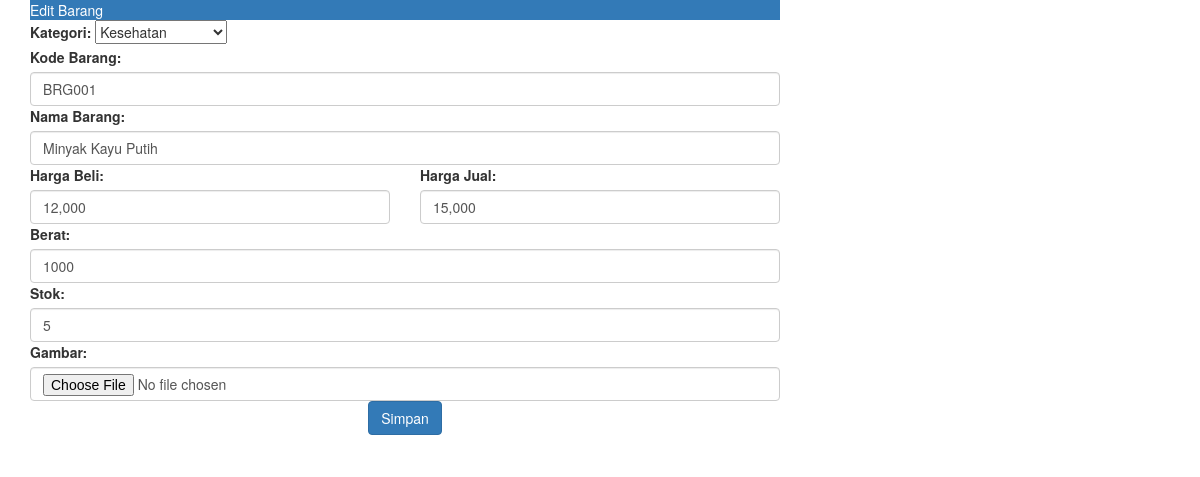
Page /page/admin/edit_product.php?id=11 on the committed database.
### tables this page shows
CREATE TABLE `produk` (
  `id_produk` int(11) NOT NULL,
  `id_ketegori` int(11) NOT NULL,
  `kode_barang` varchar(50) NOT NULL,
  `nama_barang` varchar(100) NOT NULL,
  `harga_beli` decimal(10,2) NOT NULL,
  `harga` decimal(10,2) DEFAULT NULL,
  `berat` int(11) NOT NULL,
  `stok` int(11) NOT NULL,
  `gambar` text DEFAULT NULL
);

### page/admin/edit_product.php (the view, shortened to what this page needs)
<link href="../../css/bootstrap.min.css" rel="stylesheet">
<?php
include "../../conn_terresa.php";
$e = $_GET['id'];
$edit = mysqli_query($conn, "SELECT * FROM produk WHERE id_produk='$e'");
$produk = mysqli_fetch_assoc($edit);
?>
<div class="container mt-5">
    <div class="row justify-content-center">
        <div class="col-md-8">
            <div class="card">
                <div class="card-header bg-primary text-white">
                    Edit Barang
                </div>
                <div class="card-body">
                    <form action="update_product.php" method="post" enctype="multipart/form-data">
                        <div class="mb-3">
                            <label for="kategori" class="form-label">Kategori:</label>
                            <select name="kategori" class="form-select">
                                <?php
                                $d = mysqli_query($conn, "SELECT * FROM kategori");
                                while ($data = mysqli_fetch_assoc($d)) {
                                ?>
                                    <option><?php echo $data['kategori']; ?></option>
                                <?php } ?>
                            </select>
                        </div>
                        <div class="mb-3">
                            <label for="kode_barang" class="form-label">Kode Barang:</label>
                            <input type="text" name="kode_barang" class="form-control" value="<?php echo $produk['kode_barang']; ?>">
                        </div>
                        <div class="mb-3">
                            <label for="nama_barang" class="form-label">Nama Barang:</label>
                            <input type="text" name="nama_barang" class="form-control" value="<?php echo $produk['nama_barang']; ?>">
                        </div>
                        <div class="row">
                            <div class="col-md-6">
                                <div class="mb-3">
                                    <label for="harga_beli" class="form-label">Harga Beli:</label>
                                    <input type="text" name="harga_beli" class="form-control" value="<?php echo number_format($produk['harga_beli']); ?>">
                                </div>
                            </div>
                            <div class="col-md-6">
                                <div class="mb-3">
                                    <label for="harga" class="form-label">Harga Jual:</label>
                                    <input type="text" name="harga" class="form-control" value="<?php echo number_format($produk['harga']); ?>">
                                </div>
                            </div>
                        </div>
                        <div class="mb-3">
                            <label for="berat" class="form-label">Berat:</label>
                            <input type="text" name="berat" class="form-control" value="<?php echo $produk['berat']; ?>">
                        </div>
                        <div class="mb-3">
                            <label for="stok" class="form-label">Stok:</label>
                            <input type="text" name="stok" class="form-control" value="<?php echo $produk['stok']; ?>">
                        </div>
                        <div class="mb-3">
                            <label for="gambar" class="form-label">Gambar:</label>
                            <input type="file" name="gambar" class="form-control">
                        </div>
                        <div class="text-center">
                            <button type="submit" class="btn btn-primary">Simpan</button>
                        </div>
                    </form>
                </div>
            </div>
        </div>
    </div>
</div>

### rows in the picture
produk: kode_barang "BRG001", nama_barang "Minyak Kayu Putih", harga_beli "12,000", harga "15,000", berat "1000", stok "5"

### other values in the picture
form field kategori "Kesehatan"
